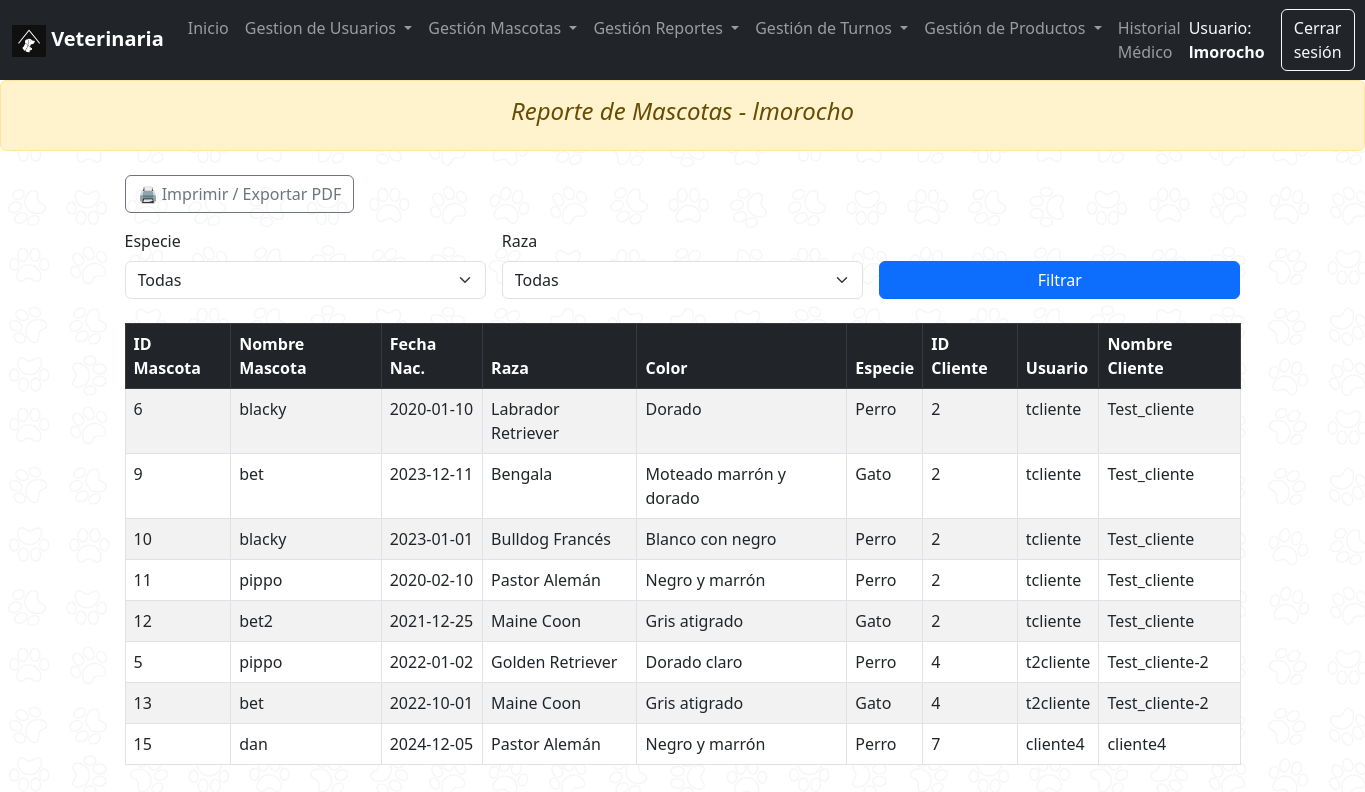
The app's page /admin_report_mascotas.php (signed in) with its own data.
### tables this page shows
CREATE TABLE `mascota` (
  `ID_Mascota` int(11) NOT NULL,
  `Nombre` varchar(50) NOT NULL,
  `Fecha_Nacimiento` date DEFAULT NULL,
  `ID_Raza` int(11) NOT NULL,
  `ID_Cliente` int(11) NOT NULL
);

CREATE TABLE `raza` (
  `ID_Raza` int(11) NOT NULL,
  `Nombre_Raza` varchar(50) NOT NULL,
  `ID_Especie` int(11) NOT NULL,
  `Color` varchar(30) DEFAULT NULL
);

CREATE TABLE `especie` (
  `ID_Especie` int(11) NOT NULL,
  `Nombre_Especie` varchar(50) NOT NULL
);

CREATE TABLE `cliente` (
  `ID_Cliente` int(11) NOT NULL,
  `Nombre` varchar(50) NOT NULL,
  `Apellido` varchar(50) NOT NULL,
  `DNI` varchar(20) NOT NULL,
  `Telefono` varchar(20) DEFAULT NULL,
  `Email` varchar(100) NOT NULL,
  `Direccion` varchar(150) DEFAULT NULL,
  `Fecha_Nacimiento` date DEFAULT NULL,
  `ID_Usuario` int(11) NOT NULL
);

CREATE TABLE `usuario` (
  `ID_Usuario` int(11) NOT NULL,
  `Nombre_Usuario` varchar(50) NOT NULL,
  `Password` varchar(255) NOT NULL,
  `ID_Rol` int(11) NOT NULL
);

### admin_report_mascotas.php (the view, shortened to what this page needs)
<?php
require("conexion.php");
require("inc/menu_admin.php");
$usuario = $_SESSION['usuario']['Nombre_Usuario'] ?? 'Administrador';
$where = [];
$whereSQL = $where ? "WHERE " . implode(" AND ", $where) : '';
$query = "
SELECT
  m.ID_Mascota,
  m.Nombre AS NombreMascota,
  m.Fecha_Nacimiento AS FechaMascota,
  r.Nombre_Raza,
  r.Color,
  e.Nombre_Especie,
  c.ID_Cliente,
  u.Nombre_Usuario AS Usuario,
  c.Nombre AS NombreCliente
FROM Mascota m
JOIN Raza r     ON m.ID_Raza    = r.ID_Raza
JOIN Especie e  ON r.ID_Especie = e.ID_Especie
JOIN Cliente c  ON m.ID_Cliente = c.ID_Cliente
JOIN Usuario u  ON c.ID_Usuario = u.ID_Usuario
{$whereSQL}
ORDER BY c.ID_Cliente, m.ID_Mascota";
$resultado = $conexion->query($query);
?>
<!DOCTYPE html>
<html lang="es">
<head>
  <link href="https://cdn.jsdelivr.net/npm/bootstrap@5.3.0/dist/css/bootstrap.min.css" rel="stylesheet">
  <link href="css/custom.css" rel="stylesheet">
</head>
<body>
  <div class="alert alert-warning text-center fst-italic" role="alert">
    <h4>Reporte de Mascotas - <?= htmlspecialchars($usuario) ?></h4>
  </div>
  <div class="container mt-4">
    <div class="mb-3">
      <button onclick="imprimirReporte()" class="btn btn-outline-secondary">🖨️ Imprimir / Exportar PDF</button>
    </div>
    <form method="get" class="row g-3 mb-4">
      <div class="col-md-4">
        <label class="form-label">Especie</label>
        <select name="especie" class="form-select">
          <option value="">Todas</option>
        </select>
      </div>
      <div class="col-md-4">
        <label class="form-label">Raza</label>
        <select name="raza" class="form-select">
          <option value="">Todas</option>
        </select>
      </div>
      <div class="col-md-4 align-self-end">
        <button type="submit" class="btn btn-primary w-100">Filtrar</button>
      </div>
    </form>
    <table class="table table-bordered table-striped">
      <thead class="table-dark">
        <tr>
          <th>ID Mascota</th>
          <th>Nombre Mascota</th>
          <th>Fecha Nac.</th>
          <th>Raza</th>
          <th>Color</th>
          <th>Especie</th>
          <th>ID Cliente</th>
          <th>Usuario</th>
          <th>Nombre Cliente</th>
        </tr>
      </thead>
      <tbody>
        <?php while ($fila = $resultado->fetch_assoc()): ?>
        <tr>
          <td><?= $fila['ID_Mascota'] ?></td>
          <td><?= htmlspecialchars($fila['NombreMascota']) ?></td>
          <td><?= htmlspecialchars($fila['FechaMascota']) ?></td>
          <td><?= htmlspecialchars($fila['Nombre_Raza']) ?></td>
          <td><?= htmlspecialchars($fila['Color']) ?></td>
          <td><?= htmlspecialchars($fila['Nombre_Especie']) ?></td>
          <td><?= $fila['ID_Cliente'] ?></td>
          <td><?= htmlspecialchars($fila['Usuario']) ?></td>
          <td><?= htmlspecialchars($fila['NombreCliente']) ?></td>
        </tr>
        <?php endwhile; ?>
      </tbody>
    </table>
  </div>
</body>
</html>

### css/custom.css (style rules this page uses)
body { background-image: url('img/fondo_pet.jpg'); background-repeat: repeat; background-attachment: fixed; }
body::before { content: ""; position: fixed; top: 0; left: 0; width: 100vw; height: 100vh; background: rgba(255,255,255,0.5); pointer-events: none; z-index: -1; }

### admin_report_mascotas.php (style rules this page uses)
body { background-image: url('img/paws_background.png'); background-repeat: repeat; background-attachment: fixed; }
body::before { content: ""; position: fixed; top: 0; left: 0; width: 100vw; height: 100vh; background: rgba(255,255,255,0.5); pointer-events: none; z-index: -1; }

### records on screen
mascota: ID_Mascota "6", Nombre "blacky", Fecha_Nacimiento "2020-01-10", ID_Raza.Nombre_Raza "Labrador Retriever", ID_Raza.Color "Dorado", especie.Nombre_Especie "Perro", ID_Cliente.ID_Cliente "2", usuario.Nombre_Usuario "tcliente", ID_Cliente.Nombre "Test_cliente"
mascota: ID_Mascota "9", Nombre "bet", Fecha_Nacimiento "2023-12-11", ID_Raza.Nombre_Raza "Bengala", ID_Raza.Color "Moteado marrón y dorado", especie.Nombre_Especie "Gato", ID_Cliente.ID_Cliente "2", usuario.Nombre_Usuario "tcliente", ID_Cliente.Nombre "Test_cliente"
mascota: ID_Mascota "10", Nombre "blacky", Fecha_Nacimiento "2023-01-01", ID_Raza.Nombre_Raza "Bulldog Francés", ID_Raza.Color "Blanco con negro", especie.Nombre_Especie "Perro", ID_Cliente.ID_Cliente "2", usuario.Nombre_Usuario "tcliente", ID_Cliente.Nombre "Test_cliente"
mascota: ID_Mascota "11", Nombre "pippo", Fecha_Nacimiento "2020-02-10", ID_Raza.Nombre_Raza "Pastor Alemán", ID_Raza.Color "Negro y marrón", especie.Nombre_Especie "Perro", ID_Cliente.ID_Cliente "2", usuario.Nombre_Usuario "tcliente", ID_Cliente.Nombre "Test_cliente"
mascota: ID_Mascota "12", Nombre "bet2", Fecha_Nacimiento "2021-12-25", ID_Raza.Nombre_Raza "Maine Coon", ID_Raza.Color "Gris atigrado", especie.Nombre_Especie "Gato", ID_Cliente.ID_Cliente "2", usuario.Nombre_Usuario "tcliente", ID_Cliente.Nombre "Test_cliente"
mascota: ID_Mascota "5", Nombre "pippo", Fecha_Nacimiento "2022-01-02", ID_Raza.Nombre_Raza "Golden Retriever", ID_Raza.Color "Dorado claro", especie.Nombre_Especie "Perro", ID_Cliente.ID_Cliente "4", usuario.Nombre_Usuario "t2cliente", ID_Cliente.Nombre "Test_cliente-2"
mascota: ID_Mascota "13", Nombre "bet", Fecha_Nacimiento "2022-10-01", ID_Raza.Nombre_Raza "Maine Coon", ID_Raza.Color "Gris atigrado", especie.Nombre_Especie "Gato", ID_Cliente.ID_Cliente "4", usuario.Nombre_Usuario "t2cliente", ID_Cliente.Nombre "Test_cliente-2"
mascota: ID_Mascota "15", Nombre "dan", Fecha_Nacimiento "2024-12-05", ID_Raza.Nombre_Raza "Pastor Alemán", ID_Raza.Color "Negro y marrón", especie.Nombre_Especie "Perro", ID_Cliente.ID_Cliente "7", usuario.Nombre_Usuario "cliente4", ID_Cliente.Nombre "cliente4"

### other values on screen
$nombreUsuario "lmorocho"
$usuario "lmorocho"
